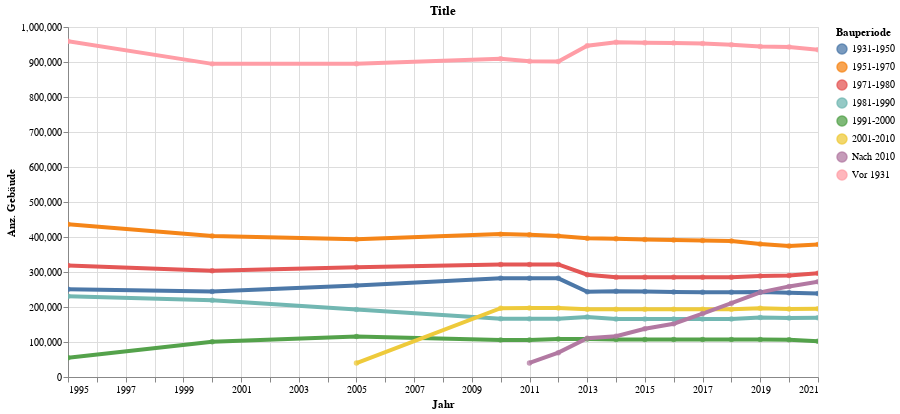

Notebook code for this chart:
### Code cell
highlight = alt.selection(type='single', on='mouseover',
                          fields=['Bauperiode'], nearest=True)
#x='date:StichtagDatJahr',
base = alt.Chart(myAgg.reset_index().query('sum_NuFlTotal > 1'), title="Title").encode(
    x=alt.X('StichtagDatJahr', axis=alt.Axis(title='Jahr'))# , axis=alt.Axis(format='%', title='percentage')
    , y=alt.X('sum_NuFlVerk', axis=alt.Axis(title='Anz. Gebäude'))
    , color=alt.Color('Bauperiode', legend=alt.Legend(title="Bauperiode", orient="right"))  
    ,tooltip=['StichtagDatJahr', 'Bauperiode','sum_NuFlTotal','sum_NuFlWohnen','sum_NuFlBuero','sum_NuFlVerk']    
)
points = base.mark_circle().encode(
    opacity=alt.value(0.75)
).add_selection(
    highlight
).properties(
    width=750 , height=350
)
lines = base.mark_line().encode(
    size=alt.condition(~highlight, alt.value(0.5), alt.value(4))
).interactive()

lines + points

### Figure 1 — Vega-Lite specification as saved in the notebook (floating-point values rounded to 4 significant figures)
{"config": {"view": {"continuousWidth": 400, "continuousHeight": 300}}, "layer": [{"mark": "line", "encoding": {"color": {"type": "nominal", "field": "Bauperiode", "legend": {"orient": "right", "title": "Bauperiode"}}, "size": {"condition": {"value": 0.5, "selection": {"not": "selector012"}}, "value": 4}, "tooltip": [{"type": "temporal", "field": "StichtagDatJahr"}, {"type": "nominal", "field": "Bauperiode"}, {"type": "quantitative", "field": "sum_NuFlTotal"}, {"type": "quantitative", "field": "sum_NuFlWohnen"}, {"type": "quantitative", "field": "sum_NuFlBuero"}, {"type": "quantitative", "field": "sum_NuFlVerk"}], "x": {"type": "temporal", "axis": {"title": "Jahr"}, "field": "StichtagDatJahr"}, "y": {"type": "quantitative", "axis": {"title": "Anz. Gebäude"}, "field": "sum_NuFlVerk"}}, "selection": {"selector013": {"type": "interval", "bind": "scales", "encodings": ["x", "y"]}}, "title": "Title"}, {"mark": "circle", "encoding": {"color": {"type": "nominal", "field": "Bauperiode", "legend": {"orient": "right", "title": "Bauperiode"}}, "opacity": {"value": 0.75}, "tooltip": [{"type": "temporal", "field": "StichtagDatJahr"}, {"type": "nominal", "field": "Bauperiode"}, {"type": "quantitative", "field": "sum_NuFlTotal"}, {"type": "quantitative", "field": "sum_NuFlWohnen"}, {"type": "quantitative", "field": "sum_NuFlBuero"}, {"type": "quantitative", "field": "sum_NuFlVerk"}], "x": {"type": "temporal", "axis": {"title": "Jahr"}, "field": "StichtagDatJahr"}, "y": {"type": "quantitative", "axis": {"title": "Anz. Gebäude"}, "field": "sum_NuFlVerk"}}, "height": 350, "selection": {"selector012": {"type": "single", "on": "mouseover", "fields": ["Bauperiode"], "nearest": true}}, "title": "Title", "width": 750}], "data": {"name": "data-d567343e818be22805ec22407f15e0e5"}, "$schema": "https://vega.github.io/schema/vega-lite/v4.8.1.json", "datasets": {"data-d567343e818be22805ec22407f15e0e5": [{"StichtagDatJahr": "1995-01-01T00:00:00", "Bauperiode": "1931-1950", "sum_NuFlTotal": 7754962, "sum_NuFlHaupt": 5258502, "sum_NuFlWohnen": 3739961, "sum_NuFlBuero": 653362, "sum_NuFlVerk": 250830, "sum_NuFlProd": 291164, "NuFlAndere": 323586}, {"StichtagDatJahr": "1995-01-01T00:00:00", "Bauperiode": "1951-1970", "sum_NuFlTotal": 12045745, "sum_NuFlHaupt": 8133984, "sum_NuFlWohnen": 4604644, "sum_NuFlBuero": 1718317, "sum_NuFlVerk": 436575, "sum_NuFlProd": 575651, "NuFlAndere": 799254}, {"StichtagDatJahr": "1995-01-01T00:00:00", "Bauperiode": "1971-1980", "sum_NuFlTotal": 7684080, "sum_NuFlHaupt": 4830369, "sum_NuFlWohnen": 1979225, "sum_NuFlBuero": 1530859, "sum_NuFlVerk": 318609, "sum_NuFlProd": 316303, "NuFlAndere": 685532}, {"StichtagDatJahr": "1995-01-01T00:00:00", "Bauperiode": "1981-1990", "sum_NuFlTotal": 5638987, "sum_NuFlHaupt": 3451025, "sum_NuFlWohnen": 1463043, "sum_NuFlBuero": 1080301, "sum_NuFlVerk": 230947, "sum_NuFlProd": 368921, "NuFlAndere": 307909}, {"StichtagDatJahr": "1995-01-01T00:00:00", "Bauperiode": "1991-2000", "sum_NuFlTotal": 2303451, "sum_NuFlHaupt": 1475764, "sum_NuFlWohnen": 510939, "sum_NuFlBuero": 368602, "sum_NuFlVerk": 54833, "sum_NuFlProd": 87445, "NuFlAndere": 453990}, {"StichtagDatJahr": "1995-01-01T00:00:00", "Bauperiode": "Vor 1931", "sum_NuFlTotal": 15284944, "sum_NuFlHaupt": 11123958, "sum_NuFlWohnen": 6380241, "sum_NuFlBuero": 2293900, "sum_NuFlVerk": 959148, "sum_NuFlProd": 717810, "NuFlAndere": 773868}, {"StichtagDatJahr": "2000-01-01T00:00:00", "Bauperiode": "1931-1950", "sum_NuFlTotal": 7668234, "sum_NuFlHaupt": 5212610, "sum_NuFlWohnen": 3694071, "sum_NuFlBuero": 638657, "sum_NuFlVerk": 244316, "sum_NuFlProd": 294081, "NuFlAndere": 341863}, {"StichtagDatJahr": "2000-01-01T00:00:00", "Bauperiode": "1951-1970", "sum_NuFlTotal": 11904483, "sum_NuFlHaupt": 7928672, "sum_NuFlWohnen": 4569296, "sum_NuFlBuero": 1613664, "sum_NuFlVerk": 402765, "sum_NuFlProd": 571003, "NuFlAndere": 772381}, {"StichtagDatJahr": "2000-01-01T00:00:00", "Bauperiode": "1971-1980", "sum_NuFlTotal": 7561267, "sum_NuFlHaupt": 4695566, "sum_NuFlWohnen": 1913854, "sum_NuFlBuero": 1466894, "sum_NuFlVerk": 303506, "sum_NuFlProd": 305210, "NuFlAndere": 706242}, {"StichtagDatJahr": "2000-01-01T00:00:00", "Bauperiode": "1981-1990", "sum_NuFlTotal": 5524264, "sum_NuFlHaupt": 3275537, "sum_NuFlWohnen": 1454618, "sum_NuFlBuero": 1031244, "sum_NuFlVerk": 219374, "sum_NuFlProd": 256098, "NuFlAndere": 314312}, {"StichtagDatJahr": "2000-01-01T00:00:00", "Bauperiode": "1991-2000", "sum_NuFlTotal": 3749673, "sum_NuFlHaupt": 2529414, "sum_NuFlWohnen": 760032, "sum_NuFlBuero": 510449, "sum_NuFlVerk": 100395, "sum_NuFlProd": 122357, "NuFlAndere": 1036236}, {"StichtagDatJahr": "2000-01-01T00:00:00", "Bauperiode": "Vor 1931", "sum_NuFlTotal": 14874450, "sum_NuFlHaupt": 10802056, "sum_NuFlWohnen": 6376297, "sum_NuFlBuero": 2244410, "sum_NuFlVerk": 894649, "sum_NuFlProd": 547794, "NuFlAndere": 739871}, {"StichtagDatJahr": "2005-01-01T00:00:00", "Bauperiode": "Vor 1931", "sum_NuFlTotal": 14722130, "sum_NuFlHaupt": 10805707, "sum_NuFlWohnen": 6401161, "sum_NuFlBuero": 2211287, "sum_NuFlVerk": 895216, "sum_NuFlProd": 493009, "NuFlAndere": 806006}, {"StichtagDatJahr": "2005-01-01T00:00:00", "Bauperiode": "2001-2010", "sum_NuFlTotal": 2642824, "sum_NuFlHaupt": 2321254, "sum_NuFlWohnen": 480114, "sum_NuFlBuero": 318088, "sum_NuFlVerk": 39862, "sum_NuFlProd": 23605, "NuFlAndere": 1459605}, {"StichtagDatJahr": "2005-01-01T00:00:00", "Bauperiode": "1991-2000", "sum_NuFlTotal": 3815127, "sum_NuFlHaupt": 2372670, "sum_NuFlWohnen": 968894, "sum_NuFlBuero": 599112, "sum_NuFlVerk": 115877, "sum_NuFlProd": 137896, "NuFlAndere": 550996}, {"StichtagDatJahr": "2005-01-01T00:00:00", "Bauperiode": "1971-1980", "sum_NuFlTotal": 7185994, "sum_NuFlHaupt": 4458038, "sum_NuFlWohnen": 1740414, "sum_NuFlBuero": 1346410, "sum_NuFlVerk": 313323, "sum_NuFlProd": 336268, "NuFlAndere": 721796}, {"StichtagDatJahr": "2005-01-01T00:00:00", "Bauperiode": "1951-1970", "sum_NuFlTotal": 11662482, "sum_NuFlHaupt": 7795776, "sum_NuFlWohnen": 4556379, "sum_NuFlBuero": 1605642, "sum_NuFlVerk": 393820, "sum_NuFlProd": 493378, "NuFlAndere": 747141}, {"StichtagDatJahr": "2005-01-01T00:00:00", "Bauperiode": "1931-1950", "sum_NuFlTotal": 7854992, "sum_NuFlHaupt": 5361378, "sum_NuFlWohnen": 3829793, "sum_NuFlBuero": 685905, "sum_NuFlVerk": 261371, "sum_NuFlProd": 241464, "NuFlAndere": 343170}, {"StichtagDatJahr": "2005-01-01T00:00:00", "Bauperiode": "1981-1990", "sum_NuFlTotal": 5195798, "sum_NuFlHaupt": 3083656, "sum_NuFlWohnen": 1312123, "sum_NuFlBuero": 1039171, "sum_NuFlVerk": 192891, "sum_NuFlProd": 157415, "NuFlAndere": 382233}, {"StichtagDatJahr": "2010-01-01T00:00:00", "Bauperiode": "1931-1950", "sum_NuFlTotal": 7719830, "sum_NuFlHaupt": 5330875, "sum_NuFlWohnen": 3770937, "sum_NuFlBuero": 680459, "sum_NuFlVerk": 282380, "sum_NuFlProd": 231215, "NuFlAndere": 365889}, {"StichtagDatJahr": "2010-01-01T00:00:00", "Bauperiode": "1951-1970", "sum_NuFlTotal": 11304248, "sum_NuFlHaupt": 7700179, "sum_NuFlWohnen": 4524234, "sum_NuFlBuero": 1508308, "sum_NuFlVerk": 408236, "sum_NuFlProd": 487555, "NuFlAndere": 771849}, {"StichtagDatJahr": "2010-01-01T00:00:00", "Bauperiode": "1971-1980", "sum_NuFlTotal": 6836713, "sum_NuFlHaupt": 4482566, "sum_NuFlWohnen": 1785162, "sum_NuFlBuero": 1324661, "sum_NuFlVerk": 321670, "sum_NuFlProd": 325259, "NuFlAndere": 725815}, {"StichtagDatJahr": "2010-01-01T00:00:00", "Bauperiode": "1981-1990", "sum_NuFlTotal": 4705594, "sum_NuFlHaupt": 2940677, "sum_NuFlWohnen": 1305051, "sum_NuFlBuero": 1015704, "sum_NuFlVerk": 166683, "sum_NuFlProd": 127238, "NuFlAndere": 326011}, {"StichtagDatJahr": "2010-01-01T00:00:00", "Bauperiode": "1991-2000", "sum_NuFlTotal": 3398186, "sum_NuFlHaupt": 2162731, "sum_NuFlWohnen": 1032793, "sum_NuFlBuero": 590002, "sum_NuFlVerk": 105804, "sum_NuFlProd": 101982, "NuFlAndere": 332150}, {"StichtagDatJahr": "2010-01-01T00:00:00", "Bauperiode": "2001-2010", "sum_NuFlTotal": 4954691, "sum_NuFlHaupt": 3488150, "sum_NuFlWohnen": 1967604, "sum_NuFlBuero": 805052, "sum_NuFlVerk": 196473, "sum_NuFlProd": 58699, "NuFlAndere": 460330}, {"StichtagDatJahr": "2010-01-01T00:00:00", "Bauperiode": "Vor 1931", "sum_NuFlTotal": 14733716, "sum_NuFlHaupt": 10901252, "sum_NuFlWohnen": 6420313, "sum_NuFlBuero": 2217749, "sum_NuFlVerk": 909427, "sum_NuFlProd": 412342, "NuFlAndere": 941425}, {"StichtagDatJahr": "2011-01-01T00:00:00", "Bauperiode": "2001-2010", "sum_NuFlTotal": 5010209, "sum_NuFlHaupt": 3525921, "sum_NuFlWohnen": 1983669, "sum_NuFlBuero": 807929, "sum_NuFlVerk": 196940, "sum_NuFlProd": 61210, "NuFlAndere": 476178}, {"StichtagDatJahr": "2011-01-01T00:00:00", "Bauperiode": "Vor 1931", "sum_NuFlTotal": 14671563, "sum_NuFlHaupt": 10856832, "sum_NuFlWohnen": 6399179, "sum_NuFlBuero": 2206626, "sum_NuFlVerk": 902221, "sum_NuFlProd": 411553, "NuFlAndere": 937257}, {"StichtagDatJahr": "2011-01-01T00:00:00", "Bauperiode": "Nach 2010", "sum_NuFlTotal": 759595, "sum_NuFlHaupt": 562510, "sum_NuFlWohnen": 329611, "sum_NuFlBuero": 128709, "sum_NuFlVerk": 40099, "sum_NuFlProd": 21988, "NuFlAndere": 42102}, {"StichtagDatJahr": "2011-01-01T00:00:00", "Bauperiode": "1991-2000", "sum_NuFlTotal": 3398107, "sum_NuFlHaupt": 2162743, "sum_NuFlWohnen": 1026164, "sum_NuFlBuero": 590002, "sum_NuFlVerk": 105804, "sum_NuFlProd": 106984, "NuFlAndere": 333790}, {"StichtagDatJahr": "2011-01-01T00:00:00", "Bauperiode": "1931-1950", "sum_NuFlTotal": 7657699, "sum_NuFlHaupt": 5292601, "sum_NuFlWohnen": 3735006, "sum_NuFlBuero": 678889, "sum_NuFlVerk": 281988, "sum_NuFlProd": 230308, "NuFlAndere": 366416}, {"StichtagDatJahr": "2011-01-01T00:00:00", "Bauperiode": "1971-1980", "sum_NuFlTotal": 6817436, "sum_NuFlHaupt": 4465639, "sum_NuFlWohnen": 1783870, "sum_NuFlBuero": 1313315, "sum_NuFlVerk": 321572, "sum_NuFlProd": 322635, "NuFlAndere": 724250}, {"StichtagDatJahr": "2011-01-01T00:00:00", "Bauperiode": "1951-1970", "sum_NuFlTotal": 11205042, "sum_NuFlHaupt": 7626041, "sum_NuFlWohnen": 4512947, "sum_NuFlBuero": 1446836, "sum_NuFlVerk": 406178, "sum_NuFlProd": 487187, "NuFlAndere": 772896}, {"StichtagDatJahr": "2011-01-01T00:00:00", "Bauperiode": "1981-1990", "sum_NuFlTotal": 4685436, "sum_NuFlHaupt": 2940496, "sum_NuFlWohnen": 1305051, "sum_NuFlBuero": 1009109, "sum_NuFlVerk": 166097, "sum_NuFlProd": 134252, "NuFlAndere": 325998}, {"StichtagDatJahr": "2012-01-01T00:00:00", "Bauperiode": "Nach 2010", "sum_NuFlTotal": 1526100, "sum_NuFlHaupt": 1108371, "sum_NuFlWohnen": 620238, "sum_NuFlBuero": 287963, "sum_NuFlVerk": 69543, "sum_NuFlProd": 34809, "NuFlAndere": 95821}, {"StichtagDatJahr": "2012-01-01T00:00:00", "Bauperiode": "2001-2010", "sum_NuFlTotal": 5007740, "sum_NuFlHaupt": 3523336, "sum_NuFlWohnen": 1984912, "sum_NuFlBuero": 806054, "sum_NuFlVerk": 196923, "sum_NuFlProd": 59305, "NuFlAndere": 476148}, {"StichtagDatJahr": "2012-01-01T00:00:00", "Bauperiode": "1991-2000", "sum_NuFlTotal": 3408640, "sum_NuFlHaupt": 2168063, "sum_NuFlWohnen": 1029558, "sum_NuFlBuero": 590001, "sum_NuFlVerk": 108326, "sum_NuFlProd": 107035, "NuFlAndere": 333145}, {"StichtagDatJahr": "2012-01-01T00:00:00", "Bauperiode": "Vor 1931", "sum_NuFlTotal": 14626997, "sum_NuFlHaupt": 10824820, "sum_NuFlWohnen": 6386277, "sum_NuFlBuero": 2194723, "sum_NuFlVerk": 901577, "sum_NuFlProd": 409857, "NuFlAndere": 932385}, {"StichtagDatJahr": "2012-01-01T00:00:00", "Bauperiode": "1971-1980", "sum_NuFlTotal": 6789011, "sum_NuFlHaupt": 4445752, "sum_NuFlWohnen": 1768333, "sum_NuFlBuero": 1313315, "sum_NuFlVerk": 321562, "sum_NuFlProd": 319913, "NuFlAndere": 722634}, {"StichtagDatJahr": "2012-01-01T00:00:00", "Bauperiode": "1951-1970", "sum_NuFlTotal": 11131264, "sum_NuFlHaupt": 7578436, "sum_NuFlWohnen": 4481133, "sum_NuFlBuero": 1439648, "sum_NuFlVerk": 402833, "sum_NuFlProd": 484705, "NuFlAndere": 770120}, {"StichtagDatJahr": "2012-01-01T00:00:00", "Bauperiode": "1931-1950", "sum_NuFlTotal": 7589390, "sum_NuFlHaupt": 5250494, "sum_NuFlWohnen": 3694946, "sum_NuFlBuero": 678503, "sum_NuFlVerk": 281906, "sum_NuFlProd": 229115, "NuFlAndere": 366027}, {"StichtagDatJahr": "2012-01-01T00:00:00", "Bauperiode": "1981-1990", "sum_NuFlTotal": 4684335, "sum_NuFlHaupt": 2940128, "sum_NuFlWohnen": 1305393, "sum_NuFlBuero": 1009003, "sum_NuFlVerk": 166100, "sum_NuFlProd": 133872, "NuFlAndere": 325771}, {"StichtagDatJahr": "2013-01-01T00:00:00", "Bauperiode": "1931-1950", "sum_NuFlTotal": 7473357, "sum_NuFlHaupt": 5178674, "sum_NuFlWohnen": 3651453, "sum_NuFlBuero": 651062, "sum_NuFlVerk": 243710, "sum_NuFlProd": 210458, "NuFlAndere": 421986}, {"StichtagDatJahr": "2013-01-01T00:00:00", "Bauperiode": "1951-1970", "sum_NuFlTotal": 11142974, "sum_NuFlHaupt": 7574811, "sum_NuFlWohnen": 4479063, "sum_NuFlBuero": 1458780, "sum_NuFlVerk": 396342, "sum_NuFlProd": 471052, "NuFlAndere": 769577}, {"StichtagDatJahr": "2013-01-01T00:00:00", "Bauperiode": "1971-1980", "sum_NuFlTotal": 6622894, "sum_NuFlHaupt": 4332455, "sum_NuFlWohnen": 1757532, "sum_NuFlBuero": 1289005, "sum_NuFlVerk": 292209, "sum_NuFlProd": 320686, "NuFlAndere": 673025}, {"StichtagDatJahr": "2013-01-01T00:00:00", "Bauperiode": "1981-1990", "sum_NuFlTotal": 4686161, "sum_NuFlHaupt": 2916744, "sum_NuFlWohnen": 1308837, "sum_NuFlBuero": 986909, "sum_NuFlVerk": 171448, "sum_NuFlProd": 129615, "NuFlAndere": 319941}, {"StichtagDatJahr": "2013-01-01T00:00:00", "Bauperiode": "1991-2000", "sum_NuFlTotal": 3405514, "sum_NuFlHaupt": 2169510, "sum_NuFlWohnen": 1028999, "sum_NuFlBuero": 583729, "sum_NuFlVerk": 108653, "sum_NuFlProd": 108418, "NuFlAndere": 339715}, {"StichtagDatJahr": "2013-01-01T00:00:00", "Bauperiode": "2001-2010", "sum_NuFlTotal": 4944836, "sum_NuFlHaupt": 3496232, "sum_NuFlWohnen": 1983083, "sum_NuFlBuero": 792931, "sum_NuFlVerk": 193612, "sum_NuFlProd": 52260, "NuFlAndere": 474353}, {"StichtagDatJahr": "2013-01-01T00:00:00", "Bauperiode": "Nach 2010", "sum_NuFlTotal": 2228183, "sum_NuFlHaupt": 1650448, "sum_NuFlWohnen": 950765, "sum_NuFlBuero": 410243, "sum_NuFlVerk": 111033, "sum_NuFlProd": 38996, "NuFlAndere": 139412}, {"StichtagDatJahr": "2013-01-01T00:00:00", "Bauperiode": "Vor 1931", "sum_NuFlTotal": 14747042, "sum_NuFlHaupt": 10945734, "sum_NuFlWohnen": 6391295, "sum_NuFlBuero": 2243590, "sum_NuFlVerk": 946734, "sum_NuFlProd": 435918, "NuFlAndere": 928189}, {"StichtagDatJahr": "2014-01-01T00:00:00", "Bauperiode": "2001-2010", "sum_NuFlTotal": 4943528, "sum_NuFlHaupt": 3495298, "sum_NuFlWohnen": 1982926, "sum_NuFlBuero": 792927, "sum_NuFlVerk": 193608, "sum_NuFlProd": 51619, "NuFlAndere": 474223}, {"StichtagDatJahr": "2014-01-01T00:00:00", "Bauperiode": "Vor 1931", "sum_NuFlTotal": 14823176, "sum_NuFlHaupt": 11006959, "sum_NuFlWohnen": 6437294, "sum_NuFlBuero": 2256415, "sum_NuFlVerk": 956127, "sum_NuFlProd": 431011, "NuFlAndere": 926119}, {"StichtagDatJahr": "2014-01-01T00:00:00", "Bauperiode": "1991-2000", "sum_NuFlTotal": 3366191, "sum_NuFlHaupt": 2147692, "sum_NuFlWohnen": 1022381, "sum_NuFlBuero": 573567, "sum_NuFlVerk": 107204, "sum_NuFlProd": 108447, "NuFlAndere": 336095}, {"StichtagDatJahr": "2014-01-01T00:00:00", "Bauperiode": "Nach 2010", "sum_NuFlTotal": 2886186, "sum_NuFlHaupt": 2155172, "sum_NuFlWohnen": 1223250, "sum_NuFlBuero": 573364, "sum_NuFlVerk": 116609, "sum_NuFlProd": 47264, "NuFlAndere": 194683}, {"StichtagDatJahr": "2014-01-01T00:00:00", "Bauperiode": "1971-1980", "sum_NuFlTotal": 6583234, "sum_NuFlHaupt": 4304794, "sum_NuFlWohnen": 1746633, "sum_NuFlBuero": 1286194, "sum_NuFlVerk": 285344, "sum_NuFlProd": 315645, "NuFlAndere": 670983}, {"StichtagDatJahr": "2014-01-01T00:00:00", "Bauperiode": "1951-1970", "sum_NuFlTotal": 11078153, "sum_NuFlHaupt": 7535131, "sum_NuFlWohnen": 4442176, "sum_NuFlBuero": 1453281, "sum_NuFlVerk": 395166, "sum_NuFlProd": 468967, "NuFlAndere": 775546}, {"StichtagDatJahr": "2014-01-01T00:00:00", "Bauperiode": "1981-1990", "sum_NuFlTotal": 4661235, "sum_NuFlHaupt": 2897709, "sum_NuFlWohnen": 1315719, "sum_NuFlBuero": 978655, "sum_NuFlVerk": 166011, "sum_NuFlProd": 123538, "NuFlAndere": 313786}, {"StichtagDatJahr": "2014-01-01T00:00:00", "Bauperiode": "1931-1950", "sum_NuFlTotal": 7298949, "sum_NuFlHaupt": 5057763, "sum_NuFlWohnen": 3544788, "sum_NuFlBuero": 639048, "sum_NuFlVerk": 245244, "sum_NuFlProd": 208185, "NuFlAndere": 420498}, {"StichtagDatJahr": "2015-01-01T00:00:00", "Bauperiode": "1931-1950", "sum_NuFlTotal": 7238077, "sum_NuFlHaupt": 5020381, "sum_NuFlWohnen": 3509657, "sum_NuFlBuero": 641092, "sum_NuFlVerk": 244163, "sum_NuFlProd": 206611, "NuFlAndere": 418855}, {"StichtagDatJahr": "2015-01-01T00:00:00", "Bauperiode": "1951-1970", "sum_NuFlTotal": 11022182, "sum_NuFlHaupt": 7503817, "sum_NuFlWohnen": 4425056, "sum_NuFlBuero": 1447184, "sum_NuFlVerk": 393114, "sum_NuFlProd": 463889, "NuFlAndere": 774579}, {"StichtagDatJahr": "2015-01-01T00:00:00", "Bauperiode": "1971-1980", "sum_NuFlTotal": 6571871, "sum_NuFlHaupt": 4298029, "sum_NuFlWohnen": 1746543, "sum_NuFlBuero": 1285540, "sum_NuFlVerk": 285206, "sum_NuFlProd": 312818, "NuFlAndere": 667926}, {"StichtagDatJahr": "2015-01-01T00:00:00", "Bauperiode": "1981-1990", "sum_NuFlTotal": 4660145, "sum_NuFlHaupt": 2897250, "sum_NuFlWohnen": 1315718, "sum_NuFlBuero": 978577, "sum_NuFlVerk": 165639, "sum_NuFlProd": 123569, "NuFlAndere": 313748}, {"StichtagDatJahr": "2015-01-01T00:00:00", "Bauperiode": "1991-2000", "sum_NuFlTotal": 3364584, "sum_NuFlHaupt": 2147015, "sum_NuFlWohnen": 1022381, "sum_NuFlBuero": 573031, "sum_NuFlVerk": 107190, "sum_NuFlProd": 108447, "NuFlAndere": 335968}, {"StichtagDatJahr": "2015-01-01T00:00:00", "Bauperiode": "2001-2010", "sum_NuFlTotal": 4941896, "sum_NuFlHaupt": 3494374, "sum_NuFlWohnen": 1982918, "sum_NuFlBuero": 792886, "sum_NuFlVerk": 193545, "sum_NuFlProd": 51501, "NuFlAndere": 473528}, {"StichtagDatJahr": "2015-01-01T00:00:00", "Bauperiode": "Nach 2010", "sum_NuFlTotal": 3687208, "sum_NuFlHaupt": 2780050, "sum_NuFlWohnen": 1675394, "sum_NuFlBuero": 654838, "sum_NuFlVerk": 137979, "sum_NuFlProd": 71207, "NuFlAndere": 240636}, {"StichtagDatJahr": "2015-01-01T00:00:00", "Bauperiode": "Vor 1931", "sum_NuFlTotal": 14768429, "sum_NuFlHaupt": 10976532, "sum_NuFlWohnen": 6421924, "sum_NuFlBuero": 2254233, "sum_NuFlVerk": 955045, "sum_NuFlProd": 426319, "NuFlAndere": 919014}, {"StichtagDatJahr": "2016-01-01T00:00:00", "Bauperiode": "Vor 1931", "sum_NuFlTotal": 14715387, "sum_NuFlHaupt": 10940363, "sum_NuFlWohnen": 6391327, "sum_NuFlBuero": 2243897, "sum_NuFlVerk": 954618, "sum_NuFlProd": 425662, "NuFlAndere": 924861}, {"StichtagDatJahr": "2016-01-01T00:00:00", "Bauperiode": "Nach 2010", "sum_NuFlTotal": 4325441, "sum_NuFlHaupt": 3294039, "sum_NuFlWohnen": 2039572, "sum_NuFlBuero": 691123, "sum_NuFlVerk": 152258, "sum_NuFlProd": 78756, "NuFlAndere": 332334}, {"StichtagDatJahr": "2016-01-01T00:00:00", "Bauperiode": "2001-2010", "sum_NuFlTotal": 4941315, "sum_NuFlHaupt": 3493870, "sum_NuFlWohnen": 1982918, "sum_NuFlBuero": 792886, "sum_NuFlVerk": 193545, "sum_NuFlProd": 51255, "NuFlAndere": 473271}, {"StichtagDatJahr": "2016-01-01T00:00:00", "Bauperiode": "1991-2000", "sum_NuFlTotal": 3363463, "sum_NuFlHaupt": 2146284, "sum_NuFlWohnen": 1022380, "sum_NuFlBuero": 573031, "sum_NuFlVerk": 107190, "sum_NuFlProd": 108447, "NuFlAndere": 335238}, {"StichtagDatJahr": "2016-01-01T00:00:00", "Bauperiode": "1981-1990", "sum_NuFlTotal": 4657073, "sum_NuFlHaupt": 2895608, "sum_NuFlWohnen": 1314156, "sum_NuFlBuero": 978577, "sum_NuFlVerk": 165639, "sum_NuFlProd": 123527, "NuFlAndere": 313712}, {"StichtagDatJahr": "2016-01-01T00:00:00", "Bauperiode": "1971-1980", "sum_NuFlTotal": 6557521, "sum_NuFlHaupt": 4286384, "sum_NuFlWohnen": 1738950, "sum_NuFlBuero": 1284698, "sum_NuFlVerk": 285206, "sum_NuFlProd": 312818, "NuFlAndere": 664717}, {"StichtagDatJahr": "2016-01-01T00:00:00", "Bauperiode": "1951-1970", "sum_NuFlTotal": 10964053, "sum_NuFlHaupt": 7467928, "sum_NuFlWohnen": 4401944, "sum_NuFlBuero": 1444875, "sum_NuFlVerk": 391254, "sum_NuFlProd": 462970, "NuFlAndere": 766892}, {"StichtagDatJahr": "2016-01-01T00:00:00", "Bauperiode": "1931-1950", "sum_NuFlTotal": 7141975, "sum_NuFlHaupt": 4957642, "sum_NuFlWohnen": 3454012, "sum_NuFlBuero": 639935, "sum_NuFlVerk": 242592, "sum_NuFlProd": 204151, "NuFlAndere": 416946}, {"StichtagDatJahr": "2017-01-01T00:00:00", "Bauperiode": "1931-1950", "sum_NuFlTotal": 7070447, "sum_NuFlHaupt": 4914830, "sum_NuFlWohnen": 3420191, "sum_NuFlBuero": 633531, "sum_NuFlVerk": 242392, "sum_NuFlProd": 202977, "NuFlAndere": 415732}, {"StichtagDatJahr": "2017-01-01T00:00:00", "Bauperiode": "1951-1970", "sum_NuFlTotal": 10903586, "sum_NuFlHaupt": 7430344, "sum_NuFlWohnen": 4378482, "sum_NuFlBuero": 1435324, "sum_NuFlVerk": 390103, "sum_NuFlProd": 460311, "NuFlAndere": 766131}, {"StichtagDatJahr": "2017-01-01T00:00:00", "Bauperiode": "1971-1980", "sum_NuFlTotal": 6553651, "sum_NuFlHaupt": 4284576, "sum_NuFlWohnen": 1737825, "sum_NuFlBuero": 1284548, "sum_NuFlVerk": 285206, "sum_NuFlProd": 312674, "NuFlAndere": 664329}, {"StichtagDatJahr": "2017-01-01T00:00:00", "Bauperiode": "1981-1990", "sum_NuFlTotal": 4645038, "sum_NuFlHaupt": 2889110, "sum_NuFlWohnen": 1308144, "sum_NuFlBuero": 978577, "sum_NuFlVerk": 165617, "sum_NuFlProd": 123527, "NuFlAndere": 313248}, {"StichtagDatJahr": "2017-01-01T00:00:00", "Bauperiode": "1991-2000", "sum_NuFlTotal": 3356316, "sum_NuFlHaupt": 2140702, "sum_NuFlWohnen": 1019069, "sum_NuFlBuero": 571573, "sum_NuFlVerk": 107190, "sum_NuFlProd": 108411, "NuFlAndere": 334460}, {"StichtagDatJahr": "2017-01-01T00:00:00", "Bauperiode": "2001-2010", "sum_NuFlTotal": 4932819, "sum_NuFlHaupt": 3486347, "sum_NuFlWohnen": 1982918, "sum_NuFlBuero": 792148, "sum_NuFlVerk": 193545, "sum_NuFlProd": 51255, "NuFlAndere": 466486}, {"StichtagDatJahr": "2017-01-01T00:00:00", "Bauperiode": "Nach 2010", "sum_NuFlTotal": 4823589, "sum_NuFlHaupt": 3755261, "sum_NuFlWohnen": 2356522, "sum_NuFlBuero": 778649, "sum_NuFlVerk": 181239, "sum_NuFlProd": 79140, "NuFlAndere": 359710}, {"StichtagDatJahr": "2017-01-01T00:00:00", "Bauperiode": "Vor 1931", "sum_NuFlTotal": 14654461, "sum_NuFlHaupt": 10897585, "sum_NuFlWohnen": 6368247, "sum_NuFlBuero": 2235120, "sum_NuFlVerk": 952993, "sum_NuFlProd": 424027, "NuFlAndere": 917201}, {"StichtagDatJahr": "2018-01-01T00:00:00", "Bauperiode": "Nach 2010", "sum_NuFlTotal": 5339676, "sum_NuFlHaupt": 4255054, "sum_NuFlWohnen": 2722967, "sum_NuFlBuero": 842818, "sum_NuFlVerk": 210868, "sum_NuFlProd": 81105, "NuFlAndere": 397302}, {"StichtagDatJahr": "2018-01-01T00:00:00", "Bauperiode": "Vor 1931", "sum_NuFlTotal": 14605023, "sum_NuFlHaupt": 10865748, "sum_NuFlWohnen": 6354491, "sum_NuFlBuero": 2226639, "sum_NuFlVerk": 949065, "sum_NuFlProd": 420594, "NuFlAndere": 914964}, {"StichtagDatJahr": "2018-01-01T00:00:00", "Bauperiode": "2001-2010", "sum_NuFlTotal": 4932131, "sum_NuFlHaupt": 3486338, "sum_NuFlWohnen": 1982918, "sum_NuFlBuero": 792148, "sum_NuFlVerk": 193545, "sum_NuFlProd": 51255, "NuFlAndere": 466477}, {"StichtagDatJahr": "2018-01-01T00:00:00", "Bauperiode": "1991-2000", "sum_NuFlTotal": 3355127, "sum_NuFlHaupt": 2140641, "sum_NuFlWohnen": 1019069, "sum_NuFlBuero": 571560, "sum_NuFlVerk": 107181, "sum_NuFlProd": 108411, "NuFlAndere": 334421}, {"StichtagDatJahr": "2018-01-01T00:00:00", "Bauperiode": "1951-1970", "sum_NuFlTotal": 10870286, "sum_NuFlHaupt": 7410380, "sum_NuFlWohnen": 4368362, "sum_NuFlBuero": 1430795, "sum_NuFlVerk": 388769, "sum_NuFlProd": 457550, "NuFlAndere": 764911}, {"StichtagDatJahr": "2018-01-01T00:00:00", "Bauperiode": "1971-1980", "sum_NuFlTotal": 6519855, "sum_NuFlHaupt": 4257570, "sum_NuFlWohnen": 1734778, "sum_NuFlBuero": 1284038, "sum_NuFlVerk": 285206, "sum_NuFlProd": 311288, "NuFlAndere": 642265}, {"StichtagDatJahr": "2018-01-01T00:00:00", "Bauperiode": "1931-1950", "sum_NuFlTotal": 6994052, "sum_NuFlHaupt": 4867737, "sum_NuFlWohnen": 3383314, "sum_NuFlBuero": 625035, "sum_NuFlVerk": 242392, "sum_NuFlProd": 202054, "NuFlAndere": 414938}, {"StichtagDatJahr": "2018-01-01T00:00:00", "Bauperiode": "1981-1990", "sum_NuFlTotal": 4621474, "sum_NuFlHaupt": 2871850, "sum_NuFlWohnen": 1308144, "sum_NuFlBuero": 966228, "sum_NuFlVerk": 165617, "sum_NuFlProd": 122949, "NuFlAndere": 308915}, {"StichtagDatJahr": "2019-01-01T00:00:00", "Bauperiode": "1931-1950", "sum_NuFlTotal": 6961200, "sum_NuFlHaupt": 4849234, "sum_NuFlWohnen": 3378754, "sum_NuFlBuero": 611767, "sum_NuFlVerk": 242682, "sum_NuFlProd": 193581, "NuFlAndere": 422449}, {"StichtagDatJahr": "2019-01-01T00:00:00", "Bauperiode": "1951-1970", "sum_NuFlTotal": 10849244, "sum_NuFlHaupt": 7385802, "sum_NuFlWohnen": 4376834, "sum_NuFlBuero": 1428038, "sum_NuFlVerk": 380279, "sum_NuFlProd": 448821, "NuFlAndere": 751830}, {"StichtagDatJahr": "2019-01-01T00:00:00", "Bauperiode": "1971-1980", "sum_NuFlTotal": 6539852, "sum_NuFlHaupt": 4270766, "sum_NuFlWohnen": 1765030, "sum_NuFlBuero": 1268906, "sum_NuFlVerk": 288524, "sum_NuFlProd": 307643, "NuFlAndere": 640662}, {"StichtagDatJahr": "2019-01-01T00:00:00", "Bauperiode": "1981-1990", "sum_NuFlTotal": 4673167, "sum_NuFlHaupt": 2872307, "sum_NuFlWohnen": 1311938, "sum_NuFlBuero": 972991, "sum_NuFlVerk": 169759, "sum_NuFlProd": 118907, "NuFlAndere": 298712}, {"StichtagDatJahr": "2019-01-01T00:00:00", "Bauperiode": "1991-2000", "sum_NuFlTotal": 3357142, "sum_NuFlHaupt": 2140519, "sum_NuFlWohnen": 1019900, "sum_NuFlBuero": 570501, "sum_NuFlVerk": 107438, "sum_NuFlProd": 108094, "NuFlAndere": 334586}, {"StichtagDatJahr": "2019-01-01T00:00:00", "Bauperiode": "2001-2010", "sum_NuFlTotal": 4943990, "sum_NuFlHaupt": 3499845, "sum_NuFlWohnen": 1982858, "sum_NuFlBuero": 804287, "sum_NuFlVerk": 196116, "sum_NuFlProd": 51080, "NuFlAndere": 465504}, {"StichtagDatJahr": "2019-01-01T00:00:00", "Bauperiode": "Nach 2010", "sum_NuFlTotal": 5964186, "sum_NuFlHaupt": 4608105, "sum_NuFlWohnen": 2932452, "sum_NuFlBuero": 797945, "sum_NuFlVerk": 241966, "sum_NuFlProd": 88220, "NuFlAndere": 547532}, {"StichtagDatJahr": "2019-01-01T00:00:00", "Bauperiode": "Vor 1931", "sum_NuFlTotal": 14597198, "sum_NuFlHaupt": 10873322, "sum_NuFlWohnen": 6367320, "sum_NuFlBuero": 2221307, "sum_NuFlVerk": 943982, "sum_NuFlProd": 417526, "NuFlAndere": 923187}, {"StichtagDatJahr": "2020-01-01T00:00:00", "Bauperiode": "Vor 1931", "sum_NuFlTotal": 14579000, "sum_NuFlHaupt": 10863398, "sum_NuFlWohnen": 6363080, "sum_NuFlBuero": 2219751, "sum_NuFlVerk": 942831, "sum_NuFlProd": 413887, "NuFlAndere": 923850}, {"StichtagDatJahr": "2020-01-01T00:00:00", "Bauperiode": "Nach 2010", "sum_NuFlTotal": 6383158, "sum_NuFlHaupt": 4962577, "sum_NuFlWohnen": 3143800, "sum_NuFlBuero": 892178, "sum_NuFlVerk": 258853, "sum_NuFlProd": 99092, "NuFlAndere": 568664}, {"StichtagDatJahr": "2020-01-01T00:00:00", "Bauperiode": "2001-2010", "sum_NuFlTotal": 4941595, "sum_NuFlHaupt": 3496800, "sum_NuFlWohnen": 1982430, "sum_NuFlBuero": 804328, "sum_NuFlVerk": 194564, "sum_NuFlProd": 50581, "NuFlAndere": 464897}, {"StichtagDatJahr": "2020-01-01T00:00:00", "Bauperiode": "1991-2000", "sum_NuFlTotal": 3358549, "sum_NuFlHaupt": 2142557, "sum_NuFlWohnen": 1021116, "sum_NuFlBuero": 572413, "sum_NuFlVerk": 106353, "sum_NuFlProd": 107189, "NuFlAndere": 335487}, {"StichtagDatJahr": "2020-01-01T00:00:00", "Bauperiode": "1971-1980", "sum_NuFlTotal": 6536749, "sum_NuFlHaupt": 4268497, "sum_NuFlWohnen": 1768221, "sum_NuFlBuero": 1264053, "sum_NuFlVerk": 289688, "sum_NuFlProd": 308567, "NuFlAndere": 637969}, {"StichtagDatJahr": "2020-01-01T00:00:00", "Bauperiode": "1951-1970", "sum_NuFlTotal": 10830290, "sum_NuFlHaupt": 7386959, "sum_NuFlWohnen": 4364558, "sum_NuFlBuero": 1428721, "sum_NuFlVerk": 374564, "sum_NuFlProd": 453649, "NuFlAndere": 765467}, {"StichtagDatJahr": "2020-01-01T00:00:00", "Bauperiode": "1931-1950", "sum_NuFlTotal": 6914621, "sum_NuFlHaupt": 4817552, "sum_NuFlWohnen": 3357106, "sum_NuFlBuero": 605942, "sum_NuFlVerk": 240939, "sum_NuFlProd": 191583, "NuFlAndere": 421982}, {"StichtagDatJahr": "2020-01-01T00:00:00", "Bauperiode": "1981-1990", "sum_NuFlTotal": 4672291, "sum_NuFlHaupt": 2870809, "sum_NuFlWohnen": 1312313, "sum_NuFlBuero": 974138, "sum_NuFlVerk": 168255, "sum_NuFlProd": 118907, "NuFlAndere": 297196}, {"StichtagDatJahr": "2021-01-01T00:00:00", "Bauperiode": "Nach 2010", "sum_NuFlTotal": 7083056, "sum_NuFlHaupt": 5514485, "sum_NuFlWohnen": 3432025, "sum_NuFlBuero": 1052165, "sum_NuFlVerk": 271857, "sum_NuFlProd": 120462, "NuFlAndere": 637989}, {"StichtagDatJahr": "2021-01-01T00:00:00", "Bauperiode": "1931-1950", "sum_NuFlTotal": 6822453, "sum_NuFlHaupt": 4763120, "sum_NuFlWohnen": 3309304, "sum_NuFlBuero": 603563, "sum_NuFlVerk": 238599, "sum_NuFlProd": 189483, "NuFlAndere": 422171}, {"StichtagDatJahr": "2021-01-01T00:00:00", "Bauperiode": "1951-1970", "sum_NuFlTotal": 10766452, "sum_NuFlHaupt": 7355815, "sum_NuFlWohnen": 4345968, "sum_NuFlBuero": 1423142, "sum_NuFlVerk": 378932, "sum_NuFlProd": 439267, "NuFlAndere": 768506}, {"StichtagDatJahr": "2021-01-01T00:00:00", "Bauperiode": "1971-1980", "sum_NuFlTotal": 6518492, "sum_NuFlHaupt": 4260250, "sum_NuFlWohnen": 1767899, "sum_NuFlBuero": 1257178, "sum_NuFlVerk": 296658, "sum_NuFlProd": 304779, "NuFlAndere": 633735}, {"StichtagDatJahr": "2021-01-01T00:00:00", "Bauperiode": "1981-1990", "sum_NuFlTotal": 4571224, "sum_NuFlHaupt": 2809593, "sum_NuFlWohnen": 1300798, "sum_NuFlBuero": 938136, "sum_NuFlVerk": 169260, "sum_NuFlProd": 112342, "NuFlAndere": 289057}, {"StichtagDatJahr": "2021-01-01T00:00:00", "Bauperiode": "1991-2000", "sum_NuFlTotal": 3331909, "sum_NuFlHaupt": 2126321, "sum_NuFlWohnen": 1020945, "sum_NuFlBuero": 568672, "sum_NuFlVerk": 102370, "sum_NuFlProd": 105178, "NuFlAndere": 329156}, {"StichtagDatJahr": "2021-01-01T00:00:00", "Bauperiode": "2001-2010", "sum_NuFlTotal": 4935117, "sum_NuFlHaupt": 3491629, "sum_NuFlWohnen": 1988866, "sum_NuFlBuero": 804627, "sum_NuFlVerk": 194868, "sum_NuFlProd": 50429, "NuFlAndere": 452838}, {"StichtagDatJahr": "2021-01-01T00:00:00", "Bauperiode": "Vor 1931", "sum_NuFlTotal": 14543436, "sum_NuFlHaupt": 10853136, "sum_NuFlWohnen": 6357608, "sum_NuFlBuero": 2216248, "sum_NuFlVerk": 934922, "sum_NuFlProd": 409340, "NuFlAndere": 935018}]}}
